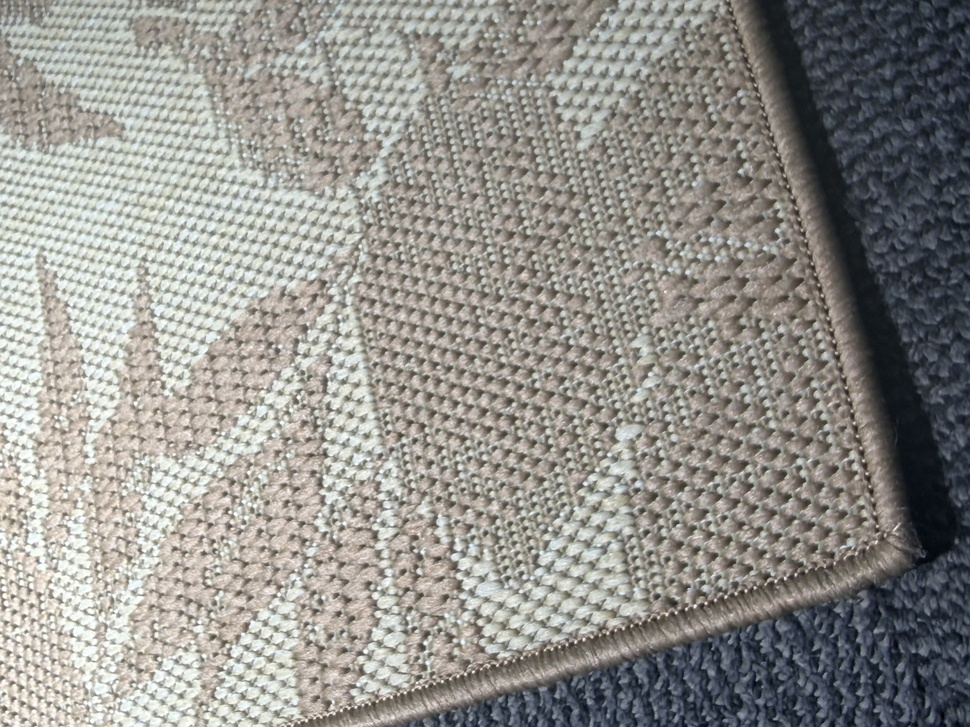
#> input picture assets/material-library/structured-woven-surface-01/construction/sample-01-detail-b.jpg, 970 x 727 px, shrunk from 4032 x 3024 before the run
$ python prepare_design_crop.py ../assets/material-library/structured-woven-surface-01/construction/sample-01-detail-b.jpg out.png
#> lines starting #> are read from the running program, lines starting #| are printed output that depends on the picture
#!/usr/bin/env python3
"""Create a deterministic pattern reference crop from an upright rug design."""

from __future__ import annotations

import argparse
from pathlib import Path

from PIL import Image


BOXES = {"lower_left": (0.00, 0.58, 0.58, 1.00)}


def main() -> None:
    parser = argparse.ArgumentParser()
    parser.add_argument("source", type=Path)
    parser.add_argument("out", type=Path)
    args = parser.parse_args()

    with Image.open(args.source) as source:
#> source is the input picture: PIL image 970x727 RGB; mean R, G, B 147.1, 145.9, 140.9
        image = source.convert("RGB")
        width, height = image.size
#> width = 970; height = 727
        left, top, right, bottom = BOXES["lower_left"]
        box = (
            round(width * left),
            round(height * top),
            round(width * right),
            round(height * bottom),
        )
#> box = (0, 422, 563, 727)
        args.out.parent.mkdir(parents=True, exist_ok=True)
        image.crop(box).save(args.out, format="PNG")
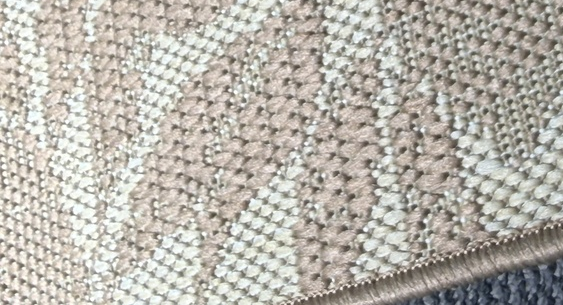
#> saved as out.png: PIL image 563x305 RGB; mean R, G, B 184.1, 180.1, 171.9


if __name__ == "__main__":
    main()
